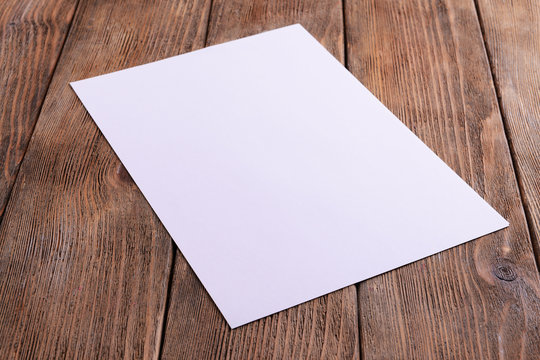
#> input picture paper_on_table.jpeg, 540 x 360 px
$ python main.py paper_on_table.jpeg
#> lines starting #> are read from the running program, lines starting #| are printed output that depends on the picture; after the words box and inside, x2 and y2 are one past the last pixel; in counts of white or black regions, pixels touching at a corner belong together
#> in main, sample_image is the input picture: shape (360, 540, 3); mean B, G, R 145.7, 147.9, 173.3
### detect_paper.py
import cv2
import numpy as np
import matplotlib.pyplot as plt


def detect_paper(sample_image):

    # [4 lines left out: function get_new, not called in this run]

    def rotate_image(image, angle, center_coord):
        # DOES NOT CENTER THE IMAGE
        # ANGLE CAN BE FOUND DIRECTLY BY USING CONTOUR END POINTS
        h, w, c = image.shape

        image_center = tuple(np.array(image.shape[1::-1]) / 2)
        rot_mat = cv2.getRotationMatrix2D(image_center, angle, 1.0)
        tran_mat = np.float32(
            [[1, 0, w / 2 - center_coord[0]], [0, 1, h / 2 - center_coord[1]]]
        )
        result = cv2.warpAffine(image, tran_mat, image.shape[1::-1])
        result = cv2.warpAffine(
            result, rot_mat, image.shape[1::-1], flags=cv2.INTER_LINEAR
        )
        return result

    def find_angle(list_of_angles):
        min_value = 400
        min_value_abs = 400
        for a in list_of_angles:
            if abs(a) < min_value_abs:
                min_value = a
                min_value_abs = abs(a)
        return min_value

    # - paper_on_table.jpeg
    # - "z13MW.jpg"
    # - y6Nq8.jpg
    # - "lone_paper.png"
    # - "lone_paper_slanted.png"
    # - "envelope"

    gray = cv2.cvtColor(sample_image, cv2.COLOR_BGR2GRAY)
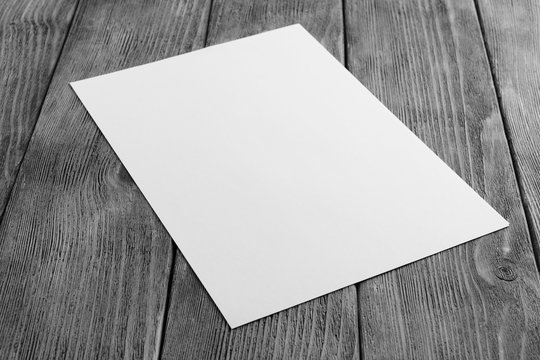
#> gray: shape (360, 540); min 0, max 254, mean 155.2

    blurred = cv2.GaussianBlur(gray, (5, 5), 0)

    edges = cv2.Canny(blurred, 0, 200)
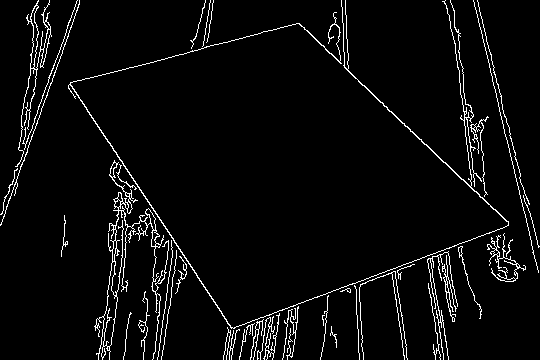
#> edges: shape (360, 540); 4.3% white in thin lines or dots

    contours, _ = cv2.findContours(edges, cv2.RETR_EXTERNAL, cv2.CHAIN_APPROX_SIMPLE)
#> contours = 39 contours, 28 with area under 20; largest, box (x1, y1, x2, y2) and area: (94, 160, 169, 360) 615, (68, 0, 509, 329) 419, (15, 0, 52, 167) 418, (487, 233, 526, 282) 96, (442, 255, 457, 322) 63

    passing_contours = []
    passing_approxs = []

    for contour in contours:

        # Approximate the contour

        arc_length = cv2.arcLength(contour, True)

        approx = cv2.approxPolyDP(contour, 0.02 * arc_length, True)
        # If the approximated contour has 4 points, we can consider it a rectangle

        if len(approx) == 4:
            # cv2.drawContours(sample_image, [approx], -1, (0, 255, 0), 3)
            passing_contours = passing_contours + [contour]
            passing_approxs = passing_approxs + [approx]
#> this loop made 39 passes
#> (arc_length, passing_contours, passing_approxs) on pass 1: (133.4, 1 contour, all with area under 20, [[[239, 329], [231, 348], [233, 330], [229, 359]]])
#> (arc_length, approx) on passes 8, 10, 13, 18, 20, 21: (100.6, [[130, 312], [123, 359]]), (145.4, [[328, 295], [320, 359]]), (152.1, [[354, 285], [359, 359]]), (316.5, [[446, 255], [454, 321]]), (232.1, [[176, 250], [161, 359]]), (179.2, [[460, 246], [459, 257], [481, 309], [480, 318]])

    # select max contour
    max_area = 0
    max_contour = approx
#> max_contour = [[49, 0], [36, 69], [38, 0], [15, 166]]
    max_approx = approx
#> max_approx = [[49, 0], [36, 69], [38, 0], [15, 166]]
    for passing_contour, passing_approx in zip(passing_contours, passing_approxs):
        current_area = cv2.contourArea(passing_contour)
        # print(max_area, current_area)
        if current_area > max_area:
            max_contour = passing_contour
            max_area = current_area
            max_approx = passing_approx
#> this loop made 4 passes
#> (current_area, max_area, max_approx) on passes 2 to 3: (36, 36, [[460, 246], [459, 257], [481, 309], [480, 318]]), (615, 615, [[114, 160], [96, 354], [122, 210], [152, 359]])
#> (passing_approx, current_area) on pass 4: ([[49, 0], [36, 69], [38, 0], [15, 166]], 418)
#> after the loop, max_area = 615; max_contour = contour of 1085 points, box (x1, y1, x2, y2) (94, 160, 169, 360), area 615

    # find corners to calculate angle
    rot_rect = cv2.minAreaRect(max_approx)
#> rot_rect = ((106.4, 264.6), (54.07, 202.6), -10.81)
    box = cv2.boxPoints(rot_rect)
#> box = [[98.89, 369.1], [60.89, 170.1], [114, 160], [152, 359]]

    l = box
#> l has the same summary as box
    slope = [[l[i][0] - l[i + 1][0], l[i][1] - l[i + 1][1]] for i in range(len(l) - 1)]
#> slope = [[38, 199], [-53.11, 10.14], [-38, -199]]
    angles = [np.degrees(np.arctan(s[1] / s[0])) for s in slope]
#> angles = [79.19, -10.81, 79.19]

    mask = np.zeros_like(sample_image)
    # cv2.drawContours(sample_image, [max_contour], -1, (0, 255, 0), -1)

    cv2.drawContours(mask, [max_contour], -1, (255, 255, 255), -1)
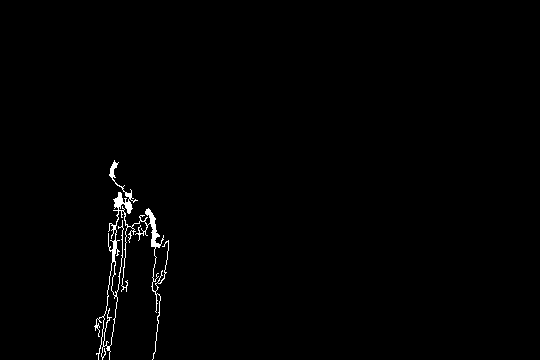
#> mask: shape (360, 540, 3); 0.88% white in thin lines or dots, all inside (x1, y1, x2, y2) = (94, 160, 169, 360)

    mask_out = cv2.bitwise_and(sample_image, mask)

    M = cv2.moments(max_contour)
#> M = moments, m00 615, centre m10/m00, m01/m00 = (130.5, 226.6)
    # cv2.circle(mask_out,(round(M["m10"] / M["m00"]), round(M["m01"] / M["m00"])),5,(0, 255, 0),-1,)

    rotated = rotate_image(
        mask_out,
        find_angle(angles),
        [round(M["m10"] / M["m00"]), round(M["m01"] / M["m00"])],
    )
#> the loop in find_angle, `for a in list_of_angles:` made 3 passes
#> (a, min_value, min_value_abs) on passes 1 to 2: (79.19, 79.19, 79.19), (-10.81, -10.81, 10.81)
#> a on pass 3: 79.19
#> after the loop in find_angle, `for a in list_of_angles:`: min_value = -10.81; min_value_abs = 10.81
#> in rotate_image, `h, w, c = image.shape`: h = 360; w = 540; c = 3
#> in rotate_image, `rot_mat = cv2.getRotationMatrix2D(image_center, angle, 1.0)`: rot_mat = [[0.982, -0.188, 38.55], [0.188, 0.982, -47.45]]
#> in rotate_image, `tran_mat = np.float32( [[1, 0, w / 2 - center_coord[0]], [0, 1, h / 2 ..`: tran_mat = [[1, 0, 140], [0, 1, -47]]
#> in rotate_image, `result = cv2.warpAffine( result, rot_mat, image.shape[1::-1], flags=cv..`:
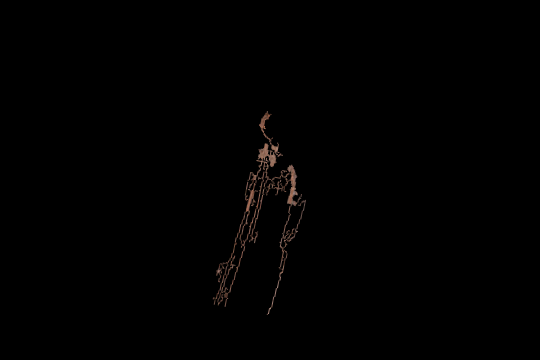
#> result: shape (360, 540, 3); mean B, G, R 0.7, 0.8, 1.1

    return rotated


def alpha_out(mask_out):
    alpha = np.sum(mask_out, axis=-1) > 0
    alpha = np.uint8(alpha * 255)
    return np.dstack((mask_out, alpha))


# [8 lines that do not run on import are left out]

### process_image.py
import matplotlib.pyplot as plt
import numpy as np
import cv2
import detect_paper

"""
- image.jpg
- climbing-the-matterhorn-zermatt.jpg
- jet.jpeg
- torii.jpg
"""


def process_image(sample_image, resize_bool=True):

    # constraints:
    # - 256, 3
    # - 126, 2
    # - 256 * 3//4 , 2
#> called with resize_bool = True
    blur_bool = True

    return_list = []

    img_size = 256 * 3 // 4
    K = 3

    height, width, channels = sample_image.shape
#> height = 360; width = 540; channels = 3

    img = cv2.cvtColor(sample_image, cv2.COLOR_BGR2RGB)

    return_list = [detect_paper.alpha_out(img)]
#> in alpha_out, `alpha = np.sum(mask_out, axis=-1) > 0`: alpha: shape (360, 540) bool; 1.6% white; 1 white region, box (x1, y1, x2, y2) and area: (212, 111, 306, 315) 3110

    if resize_bool:
        img = cv2.resize(img, (img_size, img_size * height // width))
#> img: shape (128, 192, 3)
    if blur_bool:
        img = cv2.GaussianBlur(img, (5, 5), 0)

    return_list = return_list + [detect_paper.alpha_out(img)]
#> in alpha_out (call 2), `alpha = np.sum(mask_out, axis=-1) > 0`:
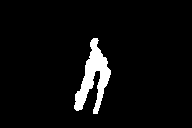
#> alpha: shape (128, 192) bool; 4.9% white; 1 white region, box (x1, y1, x2, y2) and area: (74, 38, 111, 114) 1201
#> return_list = 2 items

    twoDimage = img.reshape((-1, 3))
    twoDimage = np.float32(twoDimage)

    criteria = (cv2.TERM_CRITERIA_EPS + cv2.TERM_CRITERIA_MAX_ITER, 10, 1.0)

    attempts = 10

    ret, label, center = cv2.kmeans(
        twoDimage, K, None, criteria, attempts, cv2.KMEANS_PP_CENTERS
    )
#> ret = 181786.7; center = [[0.123, 0.089, 0.0759], [27.93, 19.89, 16.75], [69.98, 50.79, 42.77]]
    center = np.uint8(center)
#> center = [[0, 0, 0], [27, 19, 16], [69, 50, 42]]
    res = center[label.flatten()]
    result_image = res.reshape((img.shape))

    return_list = return_list + [detect_paper.alpha_out(result_image)]
#> in alpha_out (call 3), `alpha = np.sum(mask_out, axis=-1) > 0`: alpha: shape (128, 192) bool; 2.8% white; 3 white regions (1 under 20 px), largest, box (x1, y1, x2, y2) and area: (83, 39, 109, 106) 566, (76, 90, 86, 109) 115
#> in alpha_out (call 3), `return np.dstack((mask_out, alpha))`:
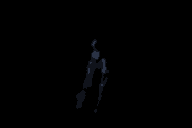
#> returned value: shape (128, 192, 4); mean of channels 0, 1, 2, 3 0.9, 0.7, 0.6, 7.2; drawn as B, G, R
#> return_list = 3 items

    t_lower = 50
    t_upper = 150
    edge = cv2.Canny(result_image, t_lower, t_upper)
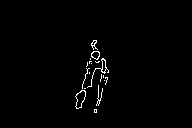
#> edge: shape (128, 192); 1.2% white in thin lines or dots, all inside (x1, y1, x2, y2) = (75, 40, 109, 113)

    return_list = return_list + [edge]
#> return_list = 4 items

    return return_list


# [20 lines that do not run on import are left out]

# [6 lines of commented-out code are left out]

### main.py
import sys
import cv2
import matplotlib.pyplot as plt
import detect_paper
import process_image


def main(filename):
    sample_image = cv2.imread(filename)
    oriented_image = detect_paper.detect_paper(sample_image)
    final_images = process_image.process_image(oriented_image)
#> final_images = 4 items

    fig, ((ax0, ax1), (ax_b, ax2)) = plt.subplots(2, 2)

    for ax, img in zip([ax0, ax1, ax2, ax_b], final_images):
        ax.axis("off")
        ax.imshow(img)
#> this loop made 4 passes

    plt.show()

    plt.figure(2)
    plt.axis("off")
    plt.imshow(cv2.cvtColor(sample_image, cv2.COLOR_BGR2RGB))
    plt.show()


if __name__ == "__main__":
    main(sys.argv[1])
